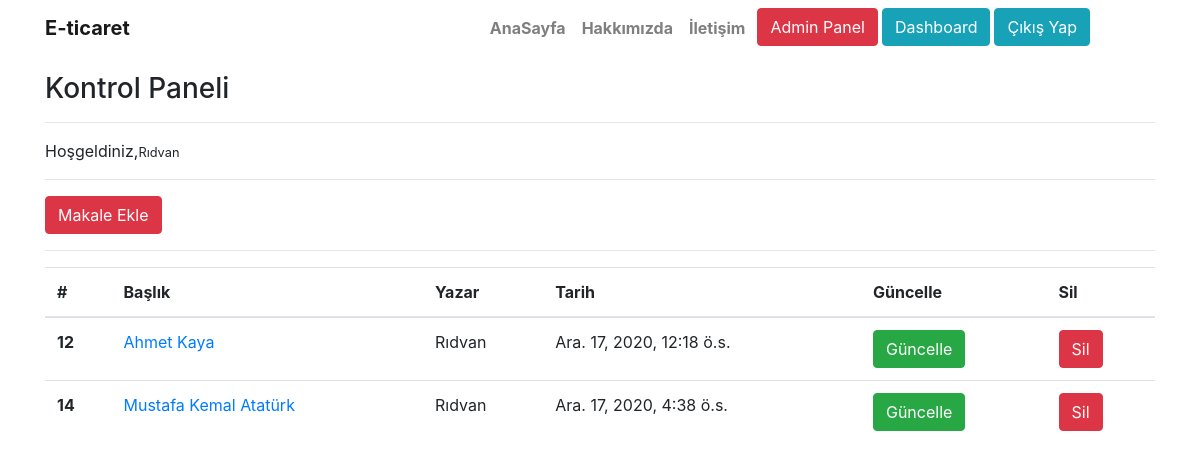
Screenshot of /articles/dashboard/ (signed in) with the database file from the repository.
### article/models.py (models this page shows, shortened)
class Article(models.Model):
    author = models.ForeignKey('auth.User', on_delete=models.CASCADE,verbose_name="Yazar")
    title =models.CharField(max_length=50,verbose_name="Başlık")
    content = RichTextField()
    created_date = models.DateTimeField(auto_now_add=True,verbose_name="Oluşturulma Tarihi")
    article_image = models.FileField(blank = True,null = True,verbose_name="Makaleye Fotoğraf Ekle")

### article/views.py (the view)
# urls.py: path('dashboard/',views.dashboard,name = "dashboard"),
@login_required(login_url = "user:login")
def dashboard(request):
    articles = Article.objects.filter(author = request.user)
    context = {
        "articles":articles
    }
    return render(request,"dashboard.html",context)

### templates/dashboard.html
{% extends "leyaut.html" %}
{% block body %}
{% include "inculudes/navbar.html" %}
<div class="container">
<h3>Kontrol Paneli</h3>
<hr>
<p>Hoşgeldiniz,<small>{{request.user.username}}</small></p>
<hr>
<a href="{% url 'article:addarticle' %}" class="btn btn-danger">Makale Ekle</a>
<hr>
{% if articles  %}
<table class="table">
  <thead>
    <tr>
      <th scope="col">#</th>
      <th scope="col">Başlık</th>
      <th scope="col">Yazar</th>
      <th scope="col">Tarih</th>
      <th scope="col">Güncelle</th>
      <th scope="col">Sil</th>
    </tr>
  </thead>
  <tbody>
    {% for article in articles %}
    <tr>
      <th scope="row">{{article.id}}</th>
      <td><a href="{% url 'article:detail' article.title %}">{{article.title}}</a></td>
      <td>{{article.author.username}}</td>
      <td>{{article.created_date}}</td>
      <td><a href="{% url 'article:update' article.title %}" class="btn btn-success">Güncelle</a></td>
      <td><a href="{% url 'article:delete' article.title %}" class="btn btn-danger">Sil</a></td>
    </tr>
    {% endfor %}
  </tbody>
</table>
{% else %}
<div class="alert alert-danger">Makale Bulunamadı</div>
{% endif %}
</div>
{% endblock body %}

### rows the page displays
Article: id "12", title "Ahmet Kaya", author.username "Rıdvan", created_date "Ara. 17, 2020, 12:18 ö.s."
Article: id "14", title "Mustafa Kemal Atatürk", author.username "Rıdvan", created_date "Ara. 17, 2020, 4:38 ö.s."

### other values shown
{{ request.user.username }} "Rıdvan"
